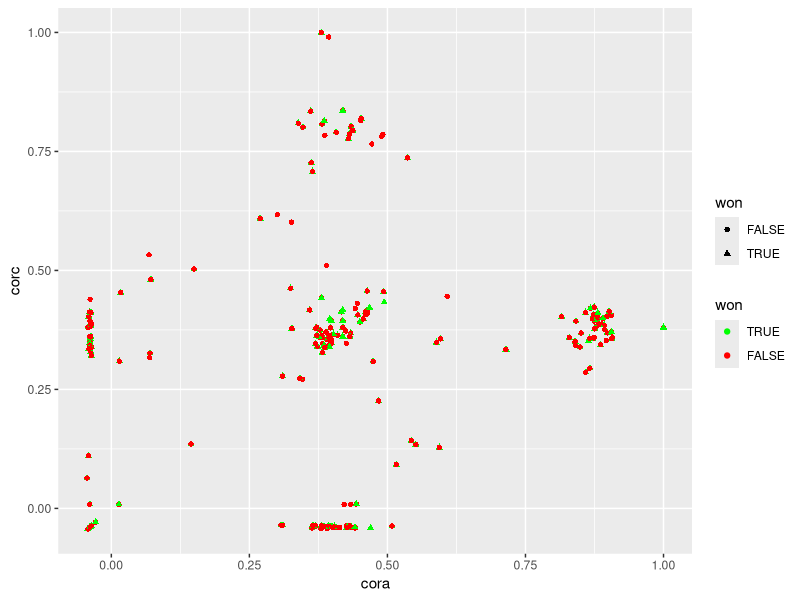
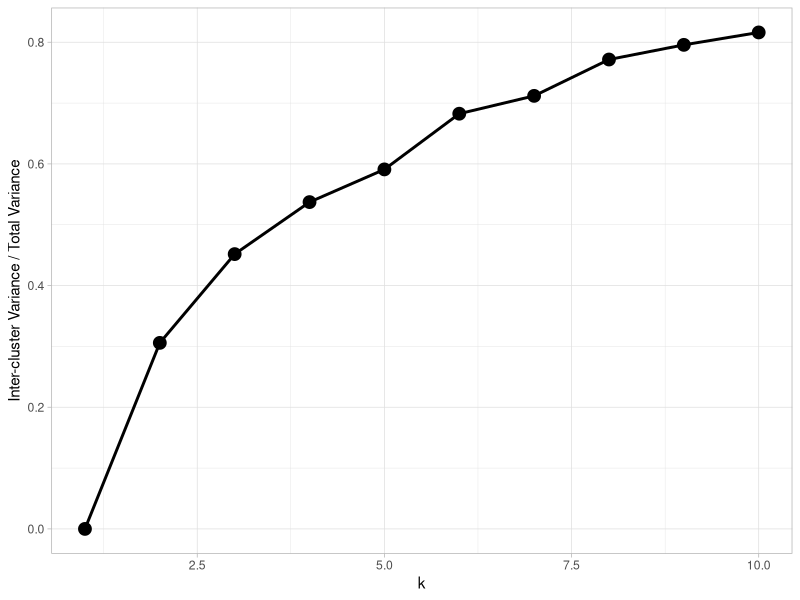
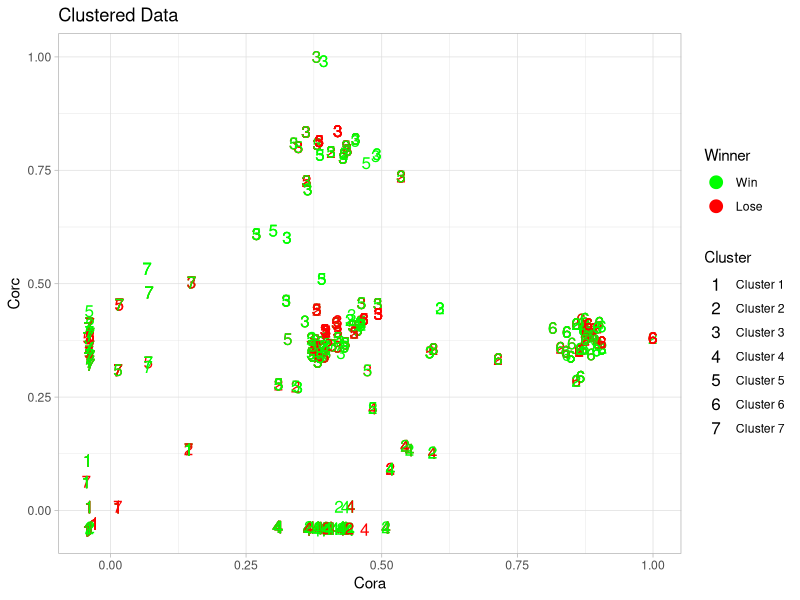

Write the R code that produced these figures, in order.
## ---- chunk 1
knitr::opts_chunk$set(echo = TRUE)
## ---- chunk 2
library(tidyverse)
data <- read_csv('data-frame.csv')

data[,c(1,2,3,5)]<-lapply(data[,c(1,2,3,5)],function(x) as.factor(x))

sp<-ggplot(data, aes(x=cora,y=corc, shape = won, color = won))+geom_point()

sp+scale_color_manual(breaks = c("TRUE","FALSE"),
                      values = c("green","red"))
## ---- chunk 3
clust_data <-data[,c(4,6,7)]
clust_data[,c(1,2,3)] <-lapply(clust_data[,c(1,2,3)],function(x) scale(x))


explained_variance = function(data_in, k){
  
  # Running the kmeans algorithm.
  set.seed(1)
  kmeans_obj = kmeans(data_in, centers = k, algorithm = "Lloyd", iter.max = 30)
  
  # Variance accounted for by clusters:
  # var_exp = intercluster variance / total variance
  var_exp = kmeans_obj$betweenss / kmeans_obj$totss
  var_exp  
}

#Now feed in a vector of 1 to 10 to test different numbers of clusters
explained_var = sapply(1:10, explained_variance, data_in = clust_data)

#Combine result of function with the k values in a data frame
elbow_data = data.frame(k = 1:10, explained_var)
## ---- chunk 4
#Create a elbow chart of the output 
# Plotting data.
ggplot(elbow_data, 
       aes(x = k,  
           y = explained_var)) + 
  geom_point(size = 4) +           #<- sets the size of the data points
  geom_line(size = 1) +            #<- sets the thickness of the line
  xlab('k') + 
  ylab('Inter-cluster Variance / Total Variance') + 
  theme_light()

## ---- chunk 5
kmeans_obj = kmeans(clust_data, centers = 7, 
                        algorithm = "Lloyd")

clustered = as.factor(kmeans_obj$cluster)

ggplot(data, aes(x = cora, 
                            y = corc,
                            color = won,  #<- tell R how to color 
                            #   the data points
                            shape = clustered)) + 
  geom_point(size = 4) +
  ggtitle("Clustered Data") +
  xlab("Cora") +
  ylab("Corc") +
  scale_shape_manual(name = "Cluster", 
                     labels = c("Cluster 1", "Cluster 2", "Cluster 3", "Cluster 4", "Cluster 5", "Cluster 6", "Cluster 7"),
                     values = c("1", "2","3","4","5","6","7")) +
  scale_color_manual(name = "Winner",         #<- tell R which colors to use and
                     #   which labels to include in the legend
                     labels = c("Win", "Lose"),
                     values = c("green", "red")) +
  theme_light()
